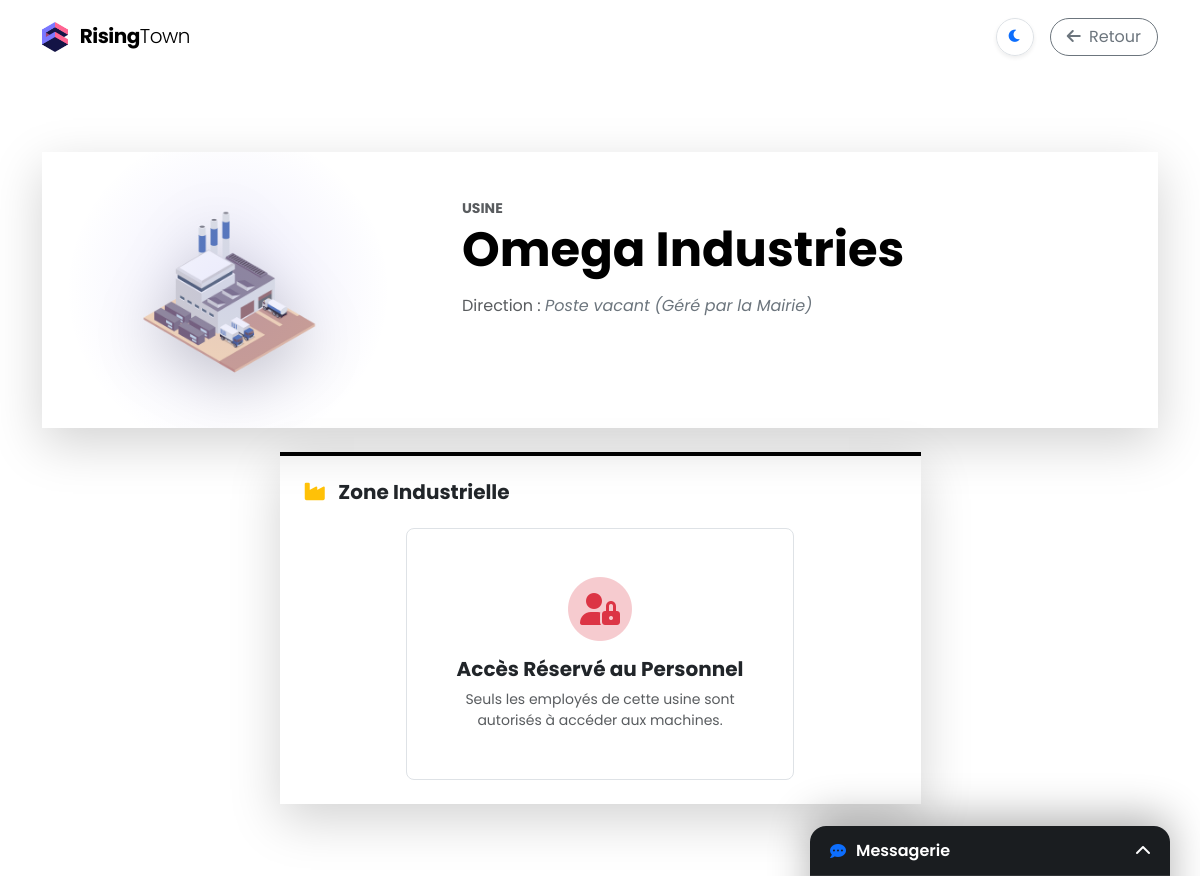
Before: /batiment/30/ (signed in) with the older database file.
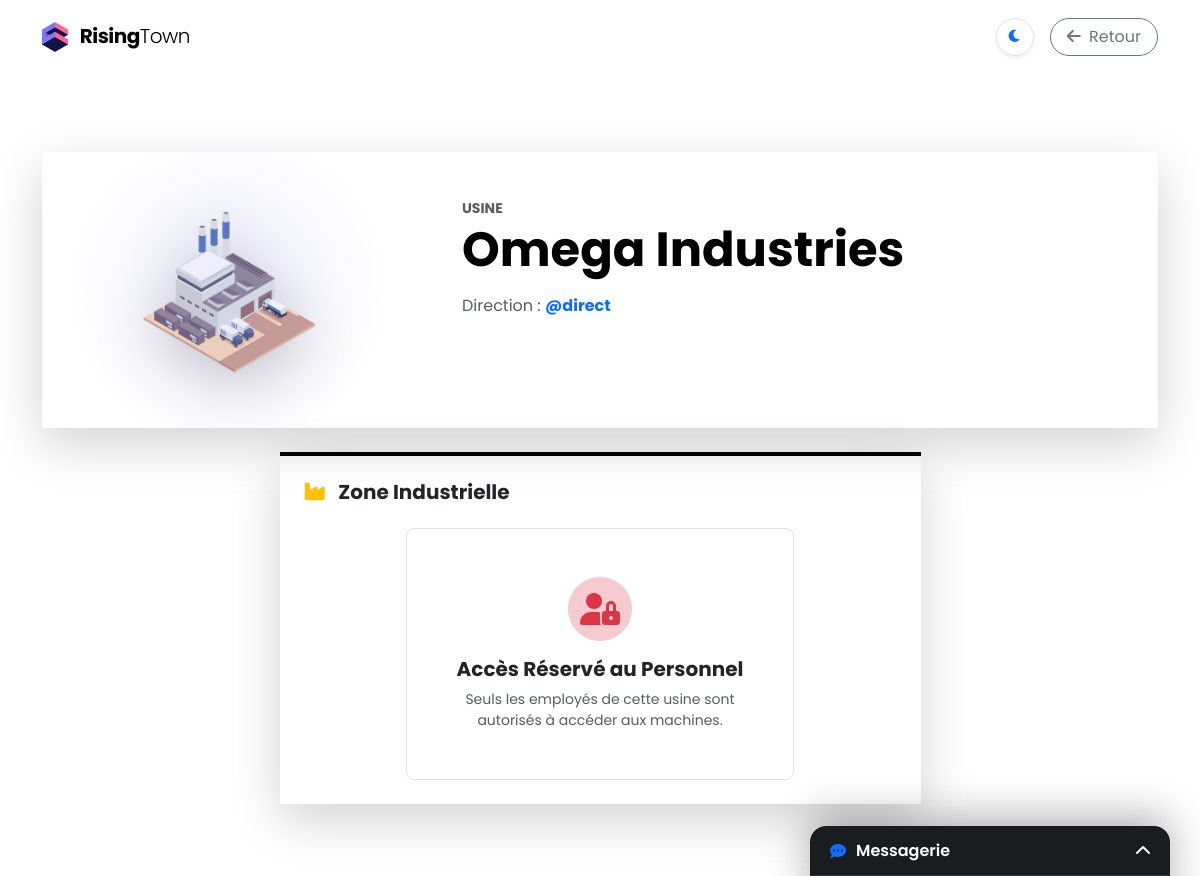
After: the same page with the newer database file.
### myapp/models.py (models this page shows, shortened)
class Batiment(models.Model):
    TYPE_CHOICES = (
        ('MAIRIE', 'Mairie'),
        ('COMMISSARIAT', 'Commissariat de Police'),
        ('MAISON', 'Maison'),
        ('IMMEUBLE', 'Immeuble résidentiel'),
        ('HOPITAL', 'Hôpital'),
        ('ECOLE', 'École'),
        ('COMMERCE', 'Commerce / Supermarché'),
        ('USINE', 'Usine'),
        ('BUREAUX', 'Immeuble de Bureaux'),
        ('CENTRALE', 'Centrale Électrique'),
        ('PARKING', 'Parking Souterrain'),
        ('CONCESSIONNAIRE', 'Concessionnaire Auto'),
        ('BANQUE', 'Banque'),
        ('PRISON', 'Prison d\'État')
    )
    ville = models.ForeignKey(Ville, on_delete=models.CASCADE, related_name="batiments")
    nom = models.CharField(max_length=100, default="Nouveau Bâtiment")
    type_batiment = models.CharField(max_length=20, choices=TYPE_CHOICES)
    niveau = models.IntegerField(default=1)
    cout_construction = models.IntegerField(default=5000)
    consommation_energie = models.IntegerField(default=10)
    production_argent = models.IntegerField(default=0)
    loyer = models.IntegerField(default=0, help_text="Loyer mensuel pour les locataires")
    capacite = models.IntegerField(default=0, help_text="Nombre max d'habitants")
    etat = models.IntegerField(default=100)
    x = models.IntegerField(default=0, help_text="Position horizontale (0-9)")
    y = models.IntegerField(default=0, help_text="Position verticale (0-9)")
    largeur = models.IntegerField(default=1, help_text="Taille en X")
    hauteur = models.IntegerField(default=1, help_text="Taille en Y")
    responsable = models.ForeignKey(User, on_delete=models.SET_NULL, null=True, blank=True, related_name="batiments_diriges")
    @property
    def est_logement(self):
        TYPES_LOGEMENT = ['MAISON', 'IMMEUBLE']
        return self.type_batiment in TYPES_LOGEMENT

class User(AbstractUser):
    is_directeur = models.BooleanField(default=False, help_text="Est directeur d'un bâtiment spécifique")
    is_adjoint = models.BooleanField(default=False, help_text="Est adjoint au Maire (Droit de construction)")

### myapp/views.py (the view, shortened to what this page needs)
# urls.py: path('batiment/<int:id_batiment>/', views.batiment_detail, name='batiment_detail'),
@login_required
def batiment_detail(request, id_batiment):
    try:
        batiment = Batiment.objects.get(id=id_batiment)
    except Batiment.DoesNotExist:
        messages.error(request, "Ce bâtiment n'existe plus ou a été détruit.")
        return redirect('dashboard')
    ville = batiment.ville
    is_manager = False
    if request.user.is_superuser or request.user.is_adjoint or request.user == batiment.responsable:
        is_manager = True
    moi = None
    try:
        moi = request.user.profil_citoyen
    except:
        pass
    can_see_staff = False
    if is_manager or request.user.is_adjoint: # L'Adjoint peut VOIR, mais pas TOUCHER
        can_see_staff = True
    elif moi and moi.lieu_travail == batiment:
        can_see_staff = True
    employes = batiment.employes.filter(compte__isnull=False)
    admin_users = User.objects.filter(Q(is_superuser=True) | Q(is_adjoint=True))
    chomeurs = Citoyen.objects.filter(
        ville=ville,
        lieu_travail__isnull=True
    ).exclude(
        compte__in=admin_users # Force l'exclusion des Admins/Adjoints de la liste d'embauche
    )
    candidatures_recues = []
    if is_manager:
        candidatures_recues = Candidature.objects.filter(
            batiment=batiment,
            statut='EN_ATTENTE',
            initiateur_est_citoyen=True # C'est le citoyen qui demande
        ).order_by('-date_creation')
    nb_sms_non_lus = 0
    if moi:
        nb_sms_non_lus = Message.objects.filter(destinataire=moi, lu=False).count()
    transactions = []
    destinataires_possibles = []
    doleances = []
    nom_maire = "Non Élu"
    nom_adjoint = "Aucun"
    plaintes = []
    citoyens_list = []
    detenus = []
    malades = []
    taux_motorisation = 0
    nb_voitures = 0
    notes_service = Actualite.objects.filter(batiment=batiment).order_by('-date_creation')
    from .forms import ActualiteForm # Assurez-vous que l'import est là
    form_note = ActualiteForm()
    if batiment.type_batiment == 'BANQUE' and moi:
        transactions = Transaction.objects.filter(
            Q(expediteur=moi) | Q(destinataire=moi)
        ).order_by('-date')[:10]
        destinataires_possibles = Citoyen.objects.filter(ville=ville, compte__isnull=False).exclude(id=moi.id)
    elif batiment.type_batiment == 'COMMISSARIAT':
        if moi:
            citoyens_list = Citoyen.objects.filter(ville=ville, compte__isnull=False).exclude(id=moi.id)
        if is_manager:
            plaintes = Candidature.objects.filter(batiment=batiment, statut='PLAINTE').order_by('-date_creation')
    elif batiment.type_batiment == 'PRISON':
        detenus = Citoyen.objects.filter(ville=ville, est_en_prison=True, compte__isnull=False).order_by('date_liberation')
    elif batiment.type_batiment == 'HOPITAL':
        if is_manager or (moi and moi.lieu_travail == batiment):
            malades = Citoyen.objects.filter(ville=ville, sante__lt=100, compte__isnull=False).order_by('sante')
    elif batiment.type_batiment == 'PARKING':
        nb_voitures = Citoyen.objects.filter(ville=ville, vehicule=True).count()
    return render(request, 'batiment_detail.html', {
        'batiment': batiment,
        'employes': employes,
        'chomeurs': chomeurs,
        'is_manager': is_manager,       # FALSE pour l'Adjoint (Cache les boutons d'action)
        'can_see_staff': can_see_staff, # TRUE pour l'Adjoint (Voit la liste)
        'candidatures_recues': candidatures_recues,
        'nb_sms_non_lus': nb_sms_non_lus,
        'transactions': transactions,
        'destinataires': destinataires_possibles,
        'doleances': doleances,
        'nom_maire': nom_maire,
        'nom_adjoint': nom_adjoint,
        'plaintes': plaintes,
        'citoyens_list': citoyens_list,
        'detenus': detenus,
        'malades': malades,
        'taux_motorisation': taux_motorisation,
        'car_catalog': CAR_CATALOG,
        'nb_voitures': nb_voitures,
        'notes_service': notes_service,  # <--- AJOUT CRUCIAL
        'form_note': form_note,          # <--- POUR LE FORMULAIRE
    })

### myapp/templates/batiment_detail.html (shortened to what this page needs)
{% extends 'base.html' %}
{% load static %}
{% load humanize %}
{% block navbar %}
    <nav class="navbar fixed-top navbar-expand-lg">
        <div class="container">
            <a class="navbar-brand" href="{% url 'dashboard' %}">
                {% include 'fragments/logo.html' %} Rising<span class="fw-light">Town</span>
            </a>
            <div class="d-flex align-items-center gap-3">
                {% include 'fragments/theme_btn.html' %}
                <a href="{% url 'dashboard' %}" class="btn btn-outline-secondary rounded-pill px-3">
                    <i class="fas fa-arrow-left me-1"></i> Retour
                </a>
            </div>
        </div>
    </nav>
{% endblock %}
{% block content %}
<div class="container pt-4 pb-5 mt-5">
    <div class="card shadow-lg border-0 mb-4 overflow-hidden">
        <div class="card-body p-0">
            <div class="row g-0">
                <div class="col-md-4 bg-light d-flex align-items-center justify-content-center position-relative p-5" style="min-height: 250px;">
                    <div class="position-absolute w-100 h-100" style="background: radial-gradient(circle at center, rgba(79, 70, 229, 0.1) 0%, transparent 70%);"></div>
                    <img src="{% static 'img/'|add:batiment.type_batiment|lower|add:'.png' %}"
                         alt="{{ batiment.nom }}"
                         class="img-fluid position-relative z-1"
                         style="max-height: 180px; filter: drop-shadow(0 15px 30px rgba(0,0,0,0.2)); transition: transform 0.3s ease;">
                </div>
                <div class="col-md-8 p-4 p-lg-5">
                    <div class="d-flex justify-content-between align-items-start mb-3">
                        <div>
    <h6 class="text-uppercase text-muted small fw-bold tracking-wide mb-1">{{ batiment.get_type_batiment_display }}</h6>
    <div class="d-flex align-items-center gap-3">
        <h1 class="display-5 fw-bold mb-0">{{ batiment.nom }}</h1>
    </div>
</div>
                    </div>
                    <p class="text-muted mb-4">
                        {% if batiment.est_logement %}
                            <span class="badge bg-secondary bg-opacity-10 text-dark border">Logement</span> Propriété de la Ville
                        {% else %}
                            Direction :
                            {% if batiment.responsable %}
                                <strong class="text-primary">@{{ batiment.responsable.username }}</strong>
                            {% else %}
                                <span class="fst-italic text-secondary">Poste vacant (Géré par la Mairie)</span>
                            {% endif %}
                        {% endif %}
                    </p>
                </div>
            </div>
        </div>
    </div>
    <div class="row g-4 justify-content-center">
        {% if batiment.est_logement %}
            <div class="col-lg-10">
                {% include 'batiments/habitation.html' %}
            </div>
        {% else %}
            <div class="col-lg-7">
                {% if batiment.type_batiment == 'MAIRIE' %}
                    {% include 'batiments/mairie.html' %}
                {% elif batiment.type_batiment == 'BANQUE' %}
                    {% include 'batiments/banque.html' %}
                {% elif batiment.type_batiment == 'COMMISSARIAT' %}
                    {% include 'batiments/commissariat.html' %}
                {% elif batiment.type_batiment == 'PRISON' %}
                    {% include 'batiments/prison_admin.html' %}
                {% elif batiment.type_batiment == 'HOPITAL' %}
                    {% include 'batiments/hopital.html' %}
                {% elif batiment.type_batiment == 'ECOLE' %}
                    {% include 'batiments/ecole.html' %}
                {% elif batiment.type_batiment == 'COMMERCE' %}
                    {% include 'batiments/commerce.html' %}
                {% elif batiment.type_batiment == 'USINE' %}
                    {% include 'batiments/usine.html' %}
                {% elif batiment.type_batiment == 'CENTRALE' %}
                    {% include 'batiments/centrale.html' %}
                {% elif batiment.type_batiment == 'CONCESSIONNAIRE' %}
                    {% include 'batiments/concessionnaire.html' %}
                {% elif batiment.type_batiment == 'PARKING' %}
                    {% include 'batiments/parking.html' %}
                {% else %}
                    {% include 'batiments/default.html' %}
                {% endif %}
            </div>
        {% endif %} </div>
</div>
{% endblock %}

### myapp/templates/base.html (shortened to what this page needs)
{% load static %}
<!DOCTYPE html>
<html lang="fr">
<head>
    <link href="https://cdn.jsdelivr.net/npm/bootstrap@5.3.0/dist/css/bootstrap.min.css" rel="stylesheet">
    <link rel="stylesheet" href="https://cdnjs.cloudflare.com/ajax/libs/font-awesome/6.0.0/css/all.min.css">
    <link rel="stylesheet" href="{% static 'css/style.css' %}">
</head>
<body>
    {% block navbar %}{% endblock %}
    <div style="height: 80px;"></div>
    {% block content %}
    {% endblock %}
            {% load static %}
    <div id="phone-drawer">
        <div class="phone-header" id="btn-toggle-phone">
            <div class="phone-indicator">
                <i class="fas fa-comment-dots text-primary"></i>
                <span>Messagerie</span>
            </div>
            <div class="d-flex align-items-center gap-2">
                <i class="fas fa-chevron-up transition-icon" id="drawer-icon"></i>
            </div>
        </div>
    </div>
</body>
</html>

### myapp/templates/fragments/logo.html
{% load static %}
<img src="{% static 'img/logo.png' %}"
     alt="Logo"
     class="d-inline-block align-text-top me-2"
     style="height: 30px; width: auto;">

### myapp/templates/fragments/theme_btn.html
<button class="btn btn-sm rounded-circle shadow-sm border" id="theme-toggle" title="Changer de thème" style="width: 38px; height: 38px; background: var(--bg-surface);">
    <i class="fas fa-moon text-primary" id="theme-icon"></i>
</button>

### myapp/templates/batiments/usine.html (shortened to what this page needs)
{% load humanize %}
<div class="row g-4 justify-content-center">
    <div class="col-lg-12">
        <div class="card shadow-lg border-0 mb-4 border-top border-4 border-warning">
            <div class="card-header bg-white border-0 pt-4 px-4 pb-0 d-flex justify-content-between align-items-center">
                <h5 class="fw-bold text-dark mb-0"><i class="fas fa-industry me-2 text-warning"></i> Zone Industrielle</h5>
            </div>
            <div class="card-body p-4">
                <div class="row g-4 justify-content-center">
                    {% if is_manager %}
                        <div class="col-md-8">
                            <div class="p-5 border rounded-3 bg-light h-100 text-center position-relative overflow-hidden">
                                <i class="fas fa-cogs fa-5x text-secondary position-absolute opacity-10" style="bottom: -10px; right: -10px;"></i>
                                <h5 class="fw-bold text-dark mb-3">Ligne de Production</h5>
                                <p class="text-muted mb-4">Lancez une production intensive pour générer des revenus rapides pour la ville.</p>
                                <div class="alert alert-warning border-0 small py-2 mb-4 d-inline-block px-4">
                                    <i class="fas fa-exclamation-triangle me-1"></i> Risque : Use les machines (-10% État)
                                </div>
                                <form action="{% url 'action_usine' batiment.id %}" method="post">
                                    {% csrf_token %}
                                    <input type="hidden" name="action" value="production">
                                    <button type="submit" class="btn btn-warning text-dark w-100 py-3 fw-bold shadow-sm"
                                            data-confirm="Lancer la production ? Cela rapportera 1 000 € mais abîmera l'usine."
                                            data-title="Production Intensive"
                                            data-type="warning">
                                        <i class="fas fa-industry me-2"></i> Lancer la production (+1 000 €)
                                    </button>
                                </form>
                            </div>
                        </div>
                    {% else %}
                        <div class="col-md-8">
                            <div class="p-5 border rounded-3 bg-light h-100 text-center position-relative">
                                <div class="mb-3">
                                    <span class="fa-stack fa-2x">
                                        <i class="fas fa-circle fa-stack-2x text-danger opacity-25"></i>
                                        <i class="fas fa-user-lock fa-stack-1x text-danger"></i>
                                    </span>
                                </div>
                                <h5 class="fw-bold text-dark">Accès Réservé au Personnel</h5>
                                <p class="text-muted small mb-0">
                                    Seuls les employés de cette usine sont autorisés à accéder aux machines.
                                </p>
                            </div>
                        </div>
                    {% endif %}
                </div>
            </div>
        </div>
    </div>
</div>

Changed rows visible on the page:
changed Batiment "Omega Industries": responsable_id empty → 14 (drawn); responsable.username (not shown) → "direct"
Other visible differences:
text no longer shown: "Poste vacant (Géré par la Mairie)"
